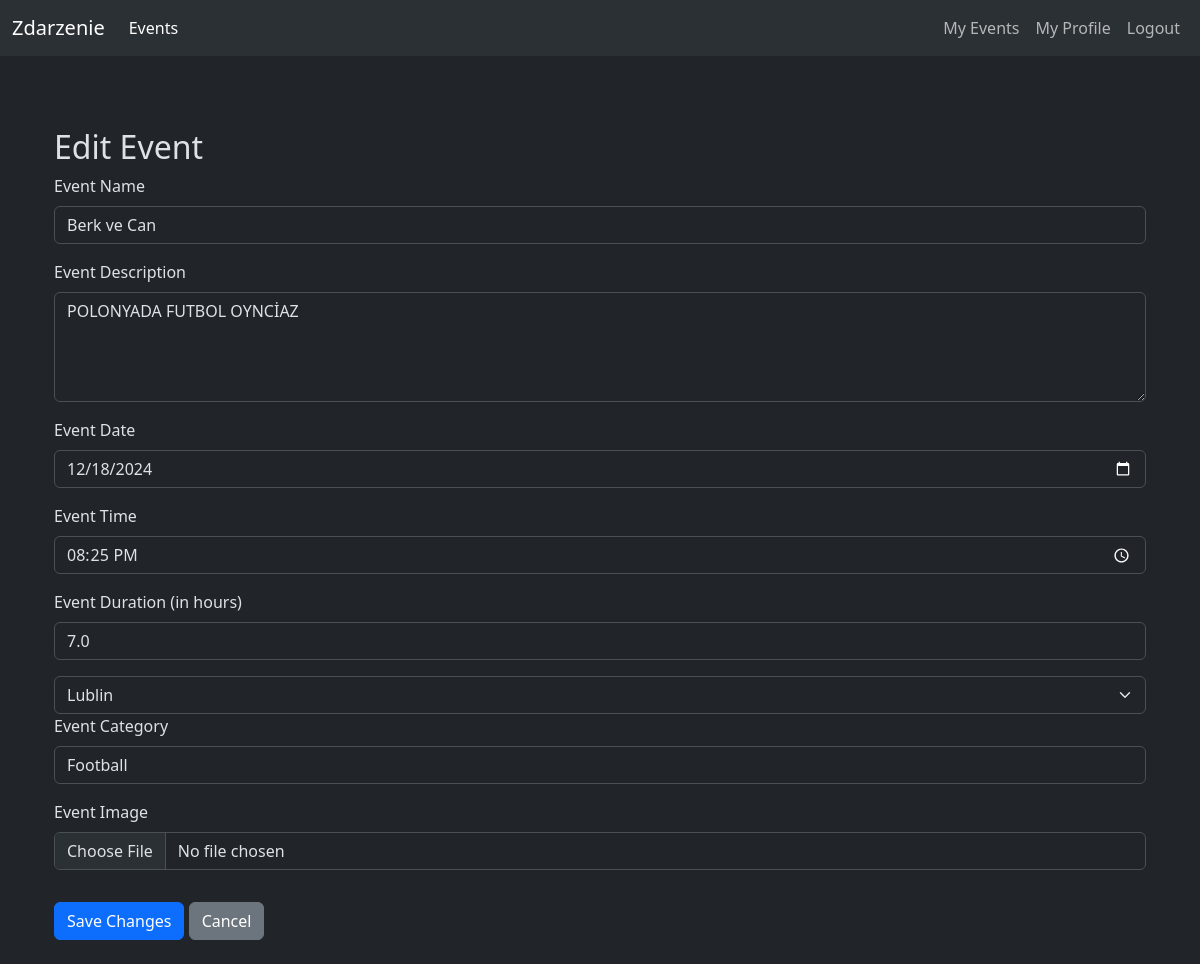
Page /administration/edit_event/2 (signed in) on the committed database.
### events/models.py (models this page shows, shortened)
class Event(models.Model):
    event_id = models.AutoField(primary_key=True)
    event_name = models.CharField(max_length=60,blank=True, null=True)
    event_description = models.TextField(blank=True, null=True)
    event_date = models.DateTimeField(blank=True, null=True)
    event_time = models.CharField(max_length=10,blank=True, null=True)
    event_duration = models.FloatField(max_length=10,blank=True, null=True)
    event_location = models.ForeignKey(Location,on_delete=models.CASCADE,blank=True,null=True)
    event_category = models.CharField(max_length=60,blank=True, null=True)
    event_image = models.ImageField(upload_to='event_images', blank=True, null=True)
    event_is_approved = models.BooleanField(blank=True,null=True)
    event_owner = models.ForeignKey(User,on_delete=models.CASCADE,blank=True,null=True)
    attendees = models.ManyToManyField(User, related_name='events', blank=True)

class Location(models.Model):
    location_id = models.AutoField(primary_key=True)
    location_name = models.CharField(max_length=60,blank=True, null=True)
    location_latitude = models.FloatField(blank=True,null=True)
    location_longitude = models.FloatField(blank=True,null=True)

### administration/views.py (the view, shortened to what this page needs)
# urls.py: path('edit_event/<int:event_id>',views.edit_event,name = 'edit_event'),
@login_required
def edit_event(request, event_id):
    event = Event.objects.filter(event_id = event_id)[0]
    locations = Location.objects.all()
    return render(request, 'administration/edit_event.html', {'event': event,'locations':locations})

### templates/administration/edit_event.html (shortened to what this page needs)
{% extends "../utils/layout.html" %}
{% block body %}
<div class="container mt-4">
    <h2>Edit Event</h2>
    <form method="POST" enctype="multipart/form-data">
        <div class="mb-3">
            <label for="event_name" class="form-label">Event Name</label>
            <input type="text" class="form-control" id="event_name" name="event_name" value="{{ event.event_name }}">
        </div>
        <div class="mb-3">
            <label for="event_description" class="form-label">Event Description</label>
            <textarea class="form-control" id="event_description" name="event_description" rows="4">{{ event.event_description }}</textarea>
        </div>
        <div class="mb-3">
            <label for="event_date" class="form-label">Event Date</label>
            <input type="date" class="form-control" id="event_date" name="event_date" value="{{ event.event_date|date:'Y-m-d' }}">
        </div>
        <div class="mb-3">
            <label for="event_time" class="form-label">Event Time</label>
            <input type="time" class="form-control" id="event_time" name="event_time" value="{{ event.event_time }}">
        </div>
        <div class="mb-3">
            <label for="event_duration" class="form-label">Event Duration (in hours)</label>
            <input type="number" class="form-control" id="event_duration" name="event_duration" value="{{ event.event_duration }}">
        </div>
        <select class="form-select" id="event_location" name="event_location">
            {% for location in locations %}
            <option {% if event.event_location.location_name == location.location_name %}selected{% endif %} value="{{location.location_name}}">{{location.location_name}}</option>
            {% endfor %}
          </select>
        <div class="mb-3">
            <label for="event_category" class="form-label">Event Category</label>
            <input type="text" class="form-control" id="event_category" name="event_category" value="{{ event.event_category }}">
        </div>
        <div class="mb-3">
            <label for="event_image" class="form-label">Event Image</label>
            <input type="file" class="form-control" id="event_image" name="event_image">
        </div>
        <button type="submit" class="btn btn-primary mt-3">Save Changes</button>
        {% if request.user.is_superuser %}
        <a href="{% url 'administration:dashboard' %}" class="btn btn-secondary mt-3">Cancel</a>
        {% else %}
        <a href="{% url 'events:my_events' %}" class="btn btn-secondary mt-3">Cancel</a>
        {% endif %}
        <br><br>
    </form>
</div>
{% endblock body %}

### rows in the picture
Event: event_name "Berk ve Can", event_description "POLONYADA FUTBOL OYNCİAZ", event_date "12/18/2024", event_time "20:25", event_duration "7.0", event_location "Lublin", event_category "Football"
